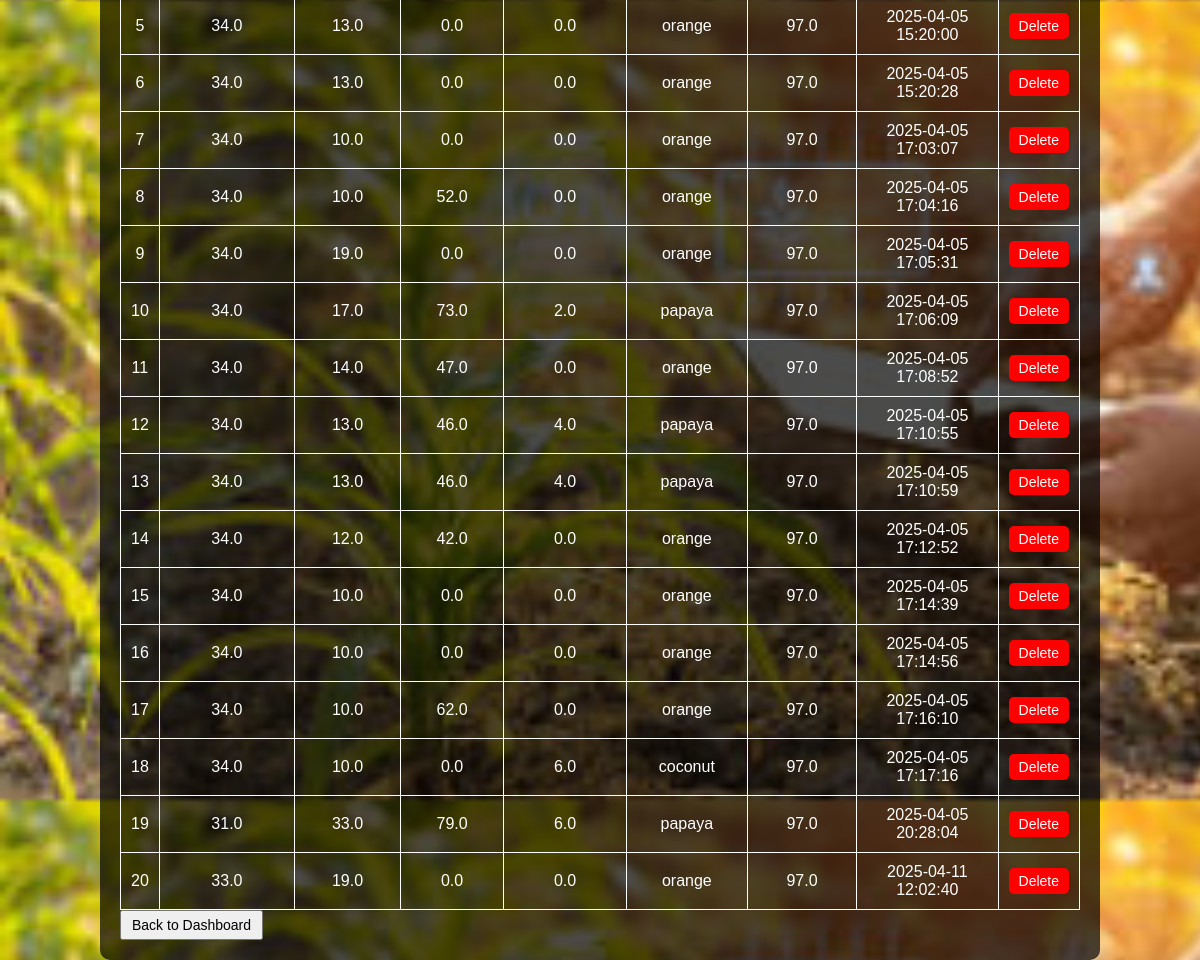
The app's page /history (signed in) with its own data.
### tables this page shows
CREATE TABLE predictions (
                        id INTEGER PRIMARY KEY AUTOINCREMENT,
                        user_id INTEGER,
                        temperature REAL,
                        humidity REAL,
                        rainfall REAL,
                        wind_speed REAL,
                        crop_suitability TEXT,
                        accuracy REAL,
                        timestamp TEXT,
                        FOREIGN KEY(user_id) REFERENCES users(id));

### app.py (the view)
@app.route('/history', methods=['GET', 'POST'])
def history():
    if 'user_id' not in session:
        return redirect(url_for('login'))
    conn = sqlite3.connect(DATABASE)
    cursor = conn.cursor()
    cursor.execute("SELECT id, temperature, humidity, rainfall, wind_speed, crop_suitability, accuracy, timestamp FROM predictions WHERE user_id = ?", (session['user_id'],))
    predictions = cursor.fetchall()
    conn.close()
    return render_template('history.html', predictions=predictions)

### templates/history.html (shortened to what this page needs)
<!DOCTYPE html>
<html lang="en">
<head>
</head>
<body>
    <div class="container">
        <table>
            <tbody id="historyTable">
                {% for prediction in predictions %}
                <tr id="row-{{ prediction[0] }}">
                    <td>{{ prediction[0] }}</td>
                    <td>{{ prediction[1] }}</td>
                    <td>{{ prediction[2] }}</td>
                    <td>{{ prediction[3] }}</td>
                    <td>{{ prediction[4] }}</td>
                    <td>{{ prediction[5] }}</td>
                    <td>{{ prediction[6] }}</td>
                    <td>{{ prediction[7] }}</td>
                    <td>
                        <button class="delete-btn" onclick="deletePrediction({{ prediction[0] }})">Delete</button>
                    </td>
                </tr>
                {% endfor %}
            </tbody>
        </table>
        <button onclick="location.href='/dashboard'">Back to Dashboard</button>
    </div>
</body>
</html>

### templates/history.html (style rules this page uses)
body { background-image: url('/static/myproject.jpg'); background-size: cover; display: flex; justify-content: center; align-items: center; height: 100vh; margin: 0; color: white; font-family: Arial, sans-serif; }
.container { background: rgba(0, 0, 0, 0.7); padding: 20px; border-radius: 10px; width: 80%; }
table { width: 100%; border-collapse: collapse; margin-top: 20px; color: white; }
table, th, td { border: 1px solid white; }
th, td { padding: 10px; text-align: center; }
button { padding: 5px 10px; cursor: pointer; font-size: 14px; }
.delete-btn { background-color: red; color: white; border: none; border-radius: 5px; }

### records on screen
predictions: id "5", temperature "34.0", humidity "13.0", rainfall "0.0", wind_speed "0.0", crop_suitability "orange", accuracy "97.0", timestamp "2025-04-05 15:20:00"
predictions: id "6", temperature "34.0", humidity "13.0", rainfall "0.0", wind_speed "0.0", crop_suitability "orange", accuracy "97.0", timestamp "2025-04-05 15:20:28"
predictions: id "7", temperature "34.0", humidity "10.0", rainfall "0.0", wind_speed "0.0", crop_suitability "orange", accuracy "97.0", timestamp "2025-04-05 17:03:07"
predictions: id "8", temperature "34.0", humidity "10.0", rainfall "52.0", wind_speed "0.0", crop_suitability "orange", accuracy "97.0", timestamp "2025-04-05 17:04:16"
predictions: id "9", temperature "34.0", humidity "19.0", rainfall "0.0", wind_speed "0.0", crop_suitability "orange", accuracy "97.0", timestamp "2025-04-05 17:05:31"
predictions: id "10", temperature "34.0", humidity "17.0", rainfall "73.0", wind_speed "2.0", crop_suitability "papaya", accuracy "97.0", timestamp "2025-04-05 17:06:09"
predictions: id "11", temperature "34.0", humidity "14.0", rainfall "47.0", wind_speed "0.0", crop_suitability "orange", accuracy "97.0", timestamp "2025-04-05 17:08:52"
predictions: id "12", temperature "34.0", humidity "13.0", rainfall "46.0", wind_speed "4.0", crop_suitability "papaya", accuracy "97.0", timestamp "2025-04-05 17:10:55"
predictions: id "13", temperature "34.0", humidity "13.0", rainfall "46.0", wind_speed "4.0", crop_suitability "papaya", accuracy "97.0", timestamp "2025-04-05 17:10:59"
predictions: id "14", temperature "34.0", humidity "12.0", rainfall "42.0", wind_speed "0.0", crop_suitability "orange", accuracy "97.0", timestamp "2025-04-05 17:12:52"
predictions: id "15", temperature "34.0", humidity "10.0", rainfall "0.0", wind_speed "0.0", crop_suitability "orange", accuracy "97.0", timestamp "2025-04-05 17:14:39"
predictions: id "16", temperature "34.0", humidity "10.0", rainfall "0.0", wind_speed "0.0", crop_suitability "orange", accuracy "97.0", timestamp "2025-04-05 17:14:56"
predictions: id "17", temperature "34.0", humidity "10.0", rainfall "62.0", wind_speed "0.0", crop_suitability "orange", accuracy "97.0", timestamp "2025-04-05 17:16:10"
predictions: id "18", temperature "34.0", humidity "10.0", rainfall "0.0", wind_speed "6.0", crop_suitability "coconut", accuracy "97.0", timestamp "2025-04-05 17:17:16"
predictions: id "19", temperature "31.0", humidity "33.0", rainfall "79.0", wind_speed "6.0", crop_suitability "papaya", accuracy "97.0", timestamp "2025-04-05 20:28:04"
predictions: id "20", temperature "33.0", humidity "19.0", rainfall "0.0", wind_speed "0.0", crop_suitability "orange", accuracy "97.0", timestamp "2025-04-11 12:02:40"
